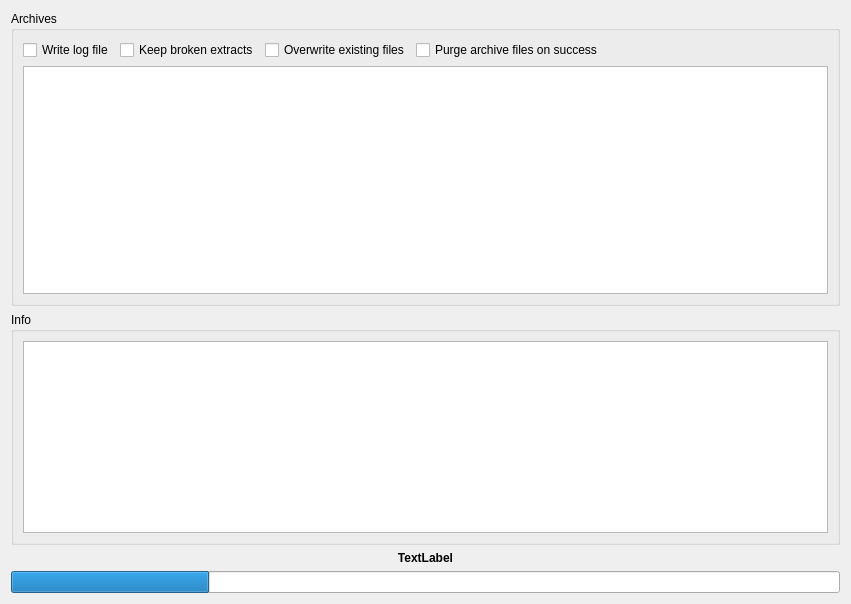
<?xml version="1.0" encoding="UTF-8"?>
<ui version="4.0">
 <class>Unpack</class>
 <widget class="QWidget" name="Unpack">
  <property name="geometry">
   <rect>
    <x>0</x>
    <y>0</y>
    <width>851</width>
    <height>604</height>
   </rect>
  </property>
  <property name="windowTitle">
   <string>Extract</string>
  </property>
  <property name="windowIcon">
   <iconset resource="resource.qrc">
    <normaloff>:/resource/16x16_ico_png/ico_extract.png</normaloff>:/resource/16x16_ico_png/ico_extract.png</iconset>
  </property>
  <layout class="QVBoxLayout" name="verticalLayout_2">
   <item>
    <widget class="QGroupBox" name="groupBox">
     <property name="title">
      <string>Archives</string>
     </property>
     <layout class="QVBoxLayout" name="verticalLayout">
      <item>
       <layout class="QHBoxLayout" name="horizontalLayout">
        <item>
         <widget class="QCheckBox" name="chkWriteLog">
          <property name="text">
           <string>Write log file</string>
          </property>
         </widget>
        </item>
        <item>
         <widget class="QCheckBox" name="chkKeepBroken">
          <property name="text">
           <string>Keep broken extracts</string>
          </property>
         </widget>
        </item>
        <item>
         <widget class="QCheckBox" name="chkOverwriteExisting">
          <property name="text">
           <string>Overwrite existing files</string>
          </property>
         </widget>
        </item>
        <item>
         <widget class="QCheckBox" name="chkPurge">
          <property name="text">
           <string>Purge archive files on success</string>
          </property>
         </widget>
        </item>
        <item>
         <spacer name="horizontalSpacer">
          <property name="orientation">
           <enum>Qt::Horizontal</enum>
          </property>
          <property name="sizeHint" stdset="0">
           <size>
            <width>40</width>
            <height>20</height>
           </size>
          </property>
         </spacer>
        </item>
       </layout>
      </item>
      <item>
       <widget class="QTableView" name="unpackList">
        <property name="contextMenuPolicy">
         <enum>Qt::CustomContextMenu</enum>
        </property>
        <property name="selectionMode">
         <enum>QAbstractItemView::ExtendedSelection</enum>
        </property>
        <property name="selectionBehavior">
         <enum>QAbstractItemView::SelectRows</enum>
        </property>
        <property name="showGrid">
         <bool>false</bool>
        </property>
        <attribute name="horizontalHeaderStretchLastSection">
         <bool>true</bool>
        </attribute>
        <attribute name="verticalHeaderVisible">
         <bool>false</bool>
        </attribute>
        <attribute name="verticalHeaderDefaultSectionSize">
         <number>16</number>
        </attribute>
       </widget>
      </item>
     </layout>
    </widget>
   </item>
   <item>
    <widget class="QGroupBox" name="grpData">
     <property name="title">
      <string>Info</string>
     </property>
     <property name="flat">
      <bool>false</bool>
     </property>
     <layout class="QVBoxLayout" name="verticalLayout_3">
      <item>
       <widget class="QTableView" name="unpackData">
        <property name="sizePolicy">
         <sizepolicy hsizetype="Expanding" vsizetype="Minimum">
          <horstretch>0</horstretch>
          <verstretch>0</verstretch>
         </sizepolicy>
        </property>
        <property name="contextMenuPolicy">
         <enum>Qt::CustomContextMenu</enum>
        </property>
        <property name="styleSheet">
         <string/>
        </property>
        <property name="selectionMode">
         <enum>QAbstractItemView::NoSelection</enum>
        </property>
        <property name="selectionBehavior">
         <enum>QAbstractItemView::SelectRows</enum>
        </property>
        <property name="textElideMode">
         <enum>Qt::ElideLeft</enum>
        </property>
        <property name="showGrid">
         <bool>false</bool>
        </property>
        <property name="gridStyle">
         <enum>Qt::SolidLine</enum>
        </property>
        <attribute name="horizontalHeaderMinimumSectionSize">
         <number>16</number>
        </attribute>
        <attribute name="horizontalHeaderStretchLastSection">
         <bool>true</bool>
        </attribute>
        <attribute name="verticalHeaderVisible">
         <bool>false</bool>
        </attribute>
        <attribute name="verticalHeaderDefaultSectionSize">
         <number>16</number>
        </attribute>
        <attribute name="verticalHeaderMinimumSectionSize">
         <number>16</number>
        </attribute>
       </widget>
      </item>
     </layout>
    </widget>
   </item>
   <item>
    <widget class="QLabel" name="lblStatus">
     <property name="font">
      <font>
       <weight>75</weight>
       <bold>true</bold>
      </font>
     </property>
     <property name="text">
      <string>TextLabel</string>
     </property>
     <property name="alignment">
      <set>Qt::AlignCenter</set>
     </property>
    </widget>
   </item>
   <item>
    <widget class="QProgressBar" name="progressBar">
     <property name="value">
      <number>24</number>
     </property>
     <property name="textVisible">
      <bool>false</bool>
     </property>
    </widget>
   </item>
  </layout>
  <action name="actionUnpack">
   <property name="icon">
    <iconset resource="resource.qrc">
     <normaloff>:/resource/16x16_ico_png/ico_extract.png</normaloff>:/resource/16x16_ico_png/ico_extract.png</iconset>
   </property>
   <property name="text">
    <string>New Extract ...</string>
   </property>
   <property name="toolTip">
    <string>Extract an archive</string>
   </property>
  </action>
  <action name="actionStop">
   <property name="icon">
    <iconset resource="resource.qrc">
     <normaloff>:/resource/16x16_ico_png/ico_stop.png</normaloff>:/resource/16x16_ico_png/ico_stop.png</iconset>
   </property>
   <property name="text">
    <string>Stop</string>
   </property>
  </action>
  <action name="actionOpenFolder">
   <property name="icon">
    <iconset resource="resource.qrc">
     <normaloff>:/resource/16x16_ico_png/ico_open_folder.png</normaloff>:/resource/16x16_ico_png/ico_open_folder.png</iconset>
   </property>
   <property name="text">
    <string>Open Folder ...</string>
   </property>
  </action>
  <action name="actionTop">
   <property name="icon">
    <iconset resource="resource.qrc">
     <normaloff>:/resource/16x16_ico_png/ico_task_movetop.png</normaloff>:/resource/16x16_ico_png/ico_task_movetop.png</iconset>
   </property>
   <property name="text">
    <string>Top</string>
   </property>
   <property name="toolTip">
    <string>Move to top</string>
   </property>
  </action>
  <action name="actionMoveUp">
   <property name="icon">
    <iconset resource="resource.qrc">
     <normaloff>:/resource/16x16_ico_png/ico_move_up.png</normaloff>:/resource/16x16_ico_png/ico_move_up.png</iconset>
   </property>
   <property name="text">
    <string>Move up</string>
   </property>
  </action>
  <action name="actionMoveDown">
   <property name="icon">
    <iconset resource="resource.qrc">
     <normaloff>:/resource/16x16_ico_png/ico_move_down.png</normaloff>:/resource/16x16_ico_png/ico_move_down.png</iconset>
   </property>
   <property name="text">
    <string>Move down</string>
   </property>
  </action>
  <action name="actionBottom">
   <property name="icon">
    <iconset resource="resource.qrc">
     <normaloff>:/resource/16x16_ico_png/ico_task_movebottom.png</normaloff>:/resource/16x16_ico_png/ico_task_movebottom.png</iconset>
   </property>
   <property name="text">
    <string>Bottom</string>
   </property>
  </action>
  <action name="actionOpenLog">
   <property name="icon">
    <iconset resource="resource.qrc">
     <normaloff>:/resource/16x16_ico_png/ico_log.png</normaloff>:/resource/16x16_ico_png/ico_log.png</iconset>
   </property>
   <property name="text">
    <string>Open log</string>
   </property>
  </action>
  <action name="actionClear">
   <property name="icon">
    <iconset resource="resource.qrc">
     <normaloff>:/resource/16x16_ico_png/ico_clear.png</normaloff>:/resource/16x16_ico_png/ico_clear.png</iconset>
   </property>
   <property name="text">
    <string>Clear</string>
   </property>
   <property name="toolTip">
    <string>Remove complete items</string>
   </property>
  </action>
  <action name="actionDelete">
   <property name="icon">
    <iconset resource="resource.qrc">
     <normaloff>:/resource/16x16_ico_png/ico_recovery_del.png</normaloff>:/resource/16x16_ico_png/ico_recovery_del.png</iconset>
   </property>
   <property name="text">
    <string>Delete</string>
   </property>
   <property name="toolTip">
    <string>Remove a recovery</string>
   </property>
  </action>
 </widget>
 <resources>
  <include location="resource.qrc"/>
 </resources>
 <connections/>
</ui>
